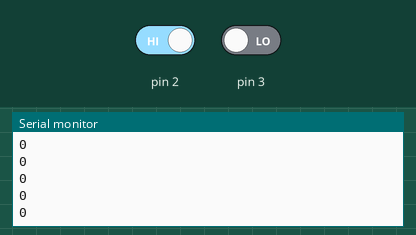
A sketch run on a simulated Arduino Uno, built with avr-gcc and run on an emulated ATmega328P. Parts: the last lines printed to the serial monitor. Inputs (shaded band) come from the test bench; at power-on: pin 2 HIGH, pin 3 LOW.

Above: at 1.2 s.
1.3 s: pin 2 driven LOW
At 2.3 s:
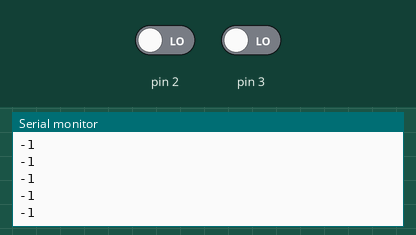
2.8 s: pin 3 driven HIGH
At 3.5 s:
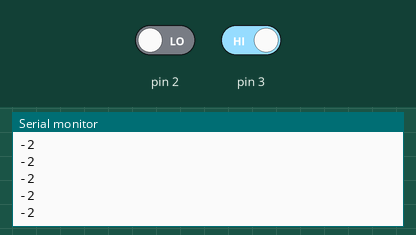
4.3 s: pin 2 driven HIGH
At 5.1 s:
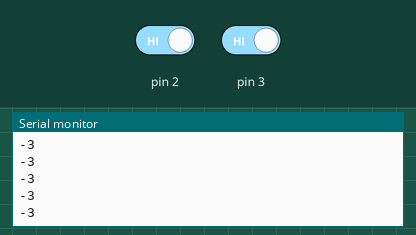
5.8 s: pin 3 driven LOW
At 6.9 s:
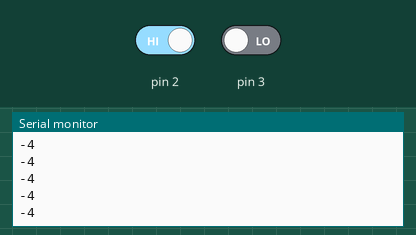
Timing chart, 0 to 8.3 s (numbered marks = the images above; inputs shaded):
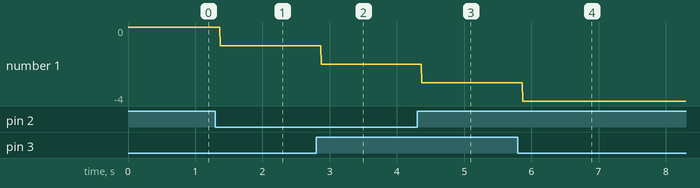

Measured:
- after the input at 1.3 s, the serial monitor: prints a new line after 0.07 s (image 1)
- after the input at 2.8 s, the serial monitor: prints a new line after 0.07 s (image 2)
- after the input at 4.3 s, the serial monitor: prints a new line after 0.07 s (image 3)
- after the input at 5.8 s, the serial monitor: prints a new line after 0.07 s (image 4)
- plotted number 1: 0 → -1 after the input at 1.3 s, -1 → -2 after the input at 2.8 s, -2 → -3 after the input at 4.3 s, -3 → -4 after the input at 5.8 s

The sketch:

DC_Motor_With_Encoder.ino
```cpp
// DC Motor with Encoder
// Author: Yiyang Jiang
volatile int counter = 0;

void setup() {
  Serial.begin(9600);
  pinMode(2, INPUT);
  pinMode(3, INPUT);
  // Have interrupt routines monitor two digital input pins for CHANGEs in the ChA and ChB encoder output signals
  attachInterrupt(0, changeA, CHANGE);
  attachInterrupt(1, changeB, CHANGE);
}

void changeA() {
  if (digitalRead(2) != digitalRead(3)){
    // if ChA and ChB are different (one HIGH and one LOW),
    // add one to a counter variable;
    counter++;
  }
  else{
    // if ChA and ChB are same,
    // substract one to a counter variable;
    counter--;
  }
}

void changeB() {
  if (digitalRead(2) == digitalRead(3)){
    // if ChA and ChB are same,
    // add one to a counter variable;
    counter++;
  }
  else{
    // if ChA and ChB are different,
    // substract one to a counter variable;
    counter--;
  }
}

void loop() {
  Serial.println(counter);
}
```
